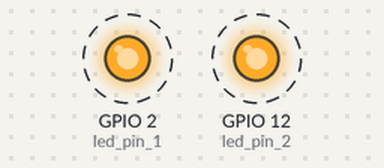
This sketch was run on a simulated ESP32. Shown: output pins drawn as LEDs (lit = HIGH). Dashed ring = blinking.

Above: at 0.05 s.
Timing chart, 0 to 3.0 s (numbered marks = the images above):
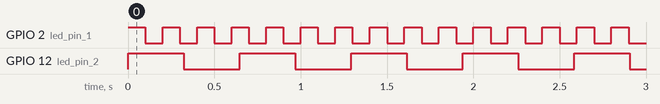

The sketch:

blink.ino
```cpp
// LED rates
static const int rate_1 = 100;  // ms
static const int rate_2 = 323;  // ms

// Pins
static const int led_pin_1 = 2;
static const int led_pin_2 = 12;

// Our task: blink an LED at one rate
void toggleLED_1(void *parameter) {
  while(1) {
    digitalWrite(led_pin_1, HIGH);
    vTaskDelay(rate_1 / portTICK_PERIOD_MS);
    digitalWrite(led_pin_1, LOW);
    vTaskDelay(rate_1 / portTICK_PERIOD_MS);
  }
}

// Our task: blink an LED at another rate
void toggleLED_2(void *parameter) {
  while(1) {
    digitalWrite(led_pin_2, HIGH);
    vTaskDelay(rate_2 / portTICK_PERIOD_MS);
    digitalWrite(led_pin_2, LOW);
    vTaskDelay(rate_2 / portTICK_PERIOD_MS);
  }
}

void setup() {

  // Configure pin
  pinMode(led_pin_1, OUTPUT);
  pinMode(led_pin_2, OUTPUT);

  // Task to run forever
  xTaskCreate(  // Use xTaskCreate() in vanilla FreeRTOS
              toggleLED_1,  // Function to be called
              "Toggle 1",   // Name of task
              1024,         // Stack size (bytes in ESP32, words in FreeRTOS)
              NULL,         // Parameter to pass to function
              0,            // Task priority (0 to configMAX_PRIORITIES - 1)
              NULL);     // Run on one core for demo purposes (ESP32 only)

  // Task to run forever
  xTaskCreate(  // Use xTaskCreate() in vanilla FreeRTOS
              toggleLED_2,  // Function to be called
              "Toggle 2",   // Name of task
              1024,         // Stack size (bytes in ESP32, words in FreeRTOS)
              NULL,         // Parameter to pass to function
              0,            // Task priority (0 to configMAX_PRIORITIES - 1)
              NULL);     // Run on one core for demo purposes (ESP32 only)

  // If this was vanilla FreeRTOS, you'd want to call vTaskStartScheduler() in
  // main after setting up your tasks.
}

void loop() {
  // Do nothing
  // setup() and loop() run in their own task with priority 1 in core 1
  // on ESP32
}
```

Measured:
- by itself, GPIO 2 (led_pin_1): alternates HIGH for 0.10 s and LOW for 0.10 s
- by itself, GPIO 12 (led_pin_2): alternates HIGH for 0.32 s and LOW for 0.32 s
